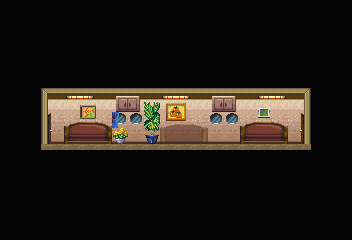

Rendered tile map (Tiled .tmx) drawn with the repository's tilesets; below, a short description and the map source with its tile grids summarised:
An orthogonal 22x15 tile map with 16x16 px tiles, 5 tile layers (Background, Background Above, AAAAAAAAA, Tile Layer 5, ...) and 14 objects (7x Light, 4x Event, 2x Target, Character).

<map version="1.4" tiledversion="1.4.2" orientation="orthogonal" renderorder="right-down" width="22" height="15" tilewidth="16" tileheight="16" infinite="0" nextlayerid="7" nextobjectid="68">
 <tileset firstgid="1" source="Tilesets/Debug2d.tsx" />
 <layer id="1" name="Background" width="22" height="15">
  <properties>
   <property name="CheckPassability" type="bool" value="true" />
   <property name="z" value="1" />
  </properties>
  <data>[330 cells, 330 non-empty, 12 distinct tile ids]</data>
 </layer>
 <layer id="2" name="Background Above" width="22" height="15">
  <data>[330 cells, 12 non-empty, 10 distinct tile ids]</data>
 </layer>
 <layer id="3" name="AAAAAAAAA" width="22" height="15">
  <data>[330 cells, 24 non-empty, 16 distinct tile ids]</data>
 </layer>
 <layer id="4" name="Tile Layer 5" width="22" height="15">
  <data>[330 cells, 6 non-empty, 2 distinct tile ids]</data>
 </layer>
 <objectgroup id="5" name="Object Layer 1">
  <object id="51" name="HallLight" type="Light" x="160" y="96" width="32">
   <properties>
    <property name="hide" value="return getSwitch('chaser_active')" />
    <property name="lighting" value="hallway" />
   </properties>
  </object>
  <object id="52" name="HallLight" type="Light" x="256" y="96" width="32">
   <properties>
    <property name="hide" value="return getSwitch('chaser_active')" />
    <property name="lighting" value="hallway" />
   </properties>
  </object>
  <object id="54" name="HallLight" type="Light" x="64" y="96" width="32">
   <properties>
    <property name="hide" value="return getSwitch('chaser_active')" />
    <property name="lighting" value="hallway" />
   </properties>
  </object>
  <object id="57" name="tele" type="Event" x="304" y="128" width="16" height="16">
   <properties>
    <property name="onCollide" value="play('door'); targetTele('dinningrom', 'left')" />
   </properties>
  </object>
  <object id="58" name="ArrowRight" type="Event" x="288" y="160" width="16" height="16">
   <properties>
    <property name="appearance" value="arrow" />
    <property name="face" value="EAST" />
    <property name="proximity" type="float" value="2.5" />
   </properties>
  </object>
  <object id="59" name="right" type="Target" x="288" y="128" width="16" height="16" />
  <object id="60" name="tele" type="Event" x="32" y="128" width="16" height="16">
   <properties>
    <property name="onCollide" value="play('door'); targetTele('uhhhidek', 'right')" />
   </properties>
  </object>
  <object id="61" name="left" type="Target" x="48" y="128" width="16" height="16" />
  <object id="62" name="ArrowLeft" type="Event" x="48" y="160" width="16" height="16">
   <properties>
    <property name="appearance" value="arrow" />
    <property name="face" value="WEST" />
    <property name="proximity" type="float" value="2.5" />
   </properties>
  </object>
  <object id="63" name="PortholeLight" type="Light" x="112" y="112" width="16" height="16">
   <properties>
    <property name="lighting" value="porthole" />
   </properties>
  </object>
  <object id="64" name="PortholeLight" type="Light" x="128" y="112" width="16" height="16">
   <properties>
    <property name="lighting" value="porthole" />
   </properties>
  </object>
  <object id="65" name="PortholeLight" type="Light" x="208" y="112" width="16" height="16">
   <properties>
    <property name="lighting" value="porthole" />
   </properties>
  </object>
  <object id="66" name="PortholeLight" type="Light" x="224" y="112" width="16" height="16">
   <properties>
    <property name="lighting" value="porthole" />
   </properties>
  </object>
  <object id="67" name="leo" type="Character" x="176" y="128" width="16" height="16">
   <properties>
    <property name="appearance" value="leo" />
    <property name="face" value="WEST" />
    <property name="hide" value="return getSwitch('night2_leo')" />
    <property name="onInteract" value="play('night2_leo')" />
   </properties>
  </object>
 </objectgroup>
 <layer id="6" name="Foreground" width="22" height="15" opacity="0.5">
  <properties>
   <property name="z" value="-.5" />
  </properties>
  <data>[330 cells, 6 non-empty, 6 distinct tile ids]</data>
 </layer>
</map>
